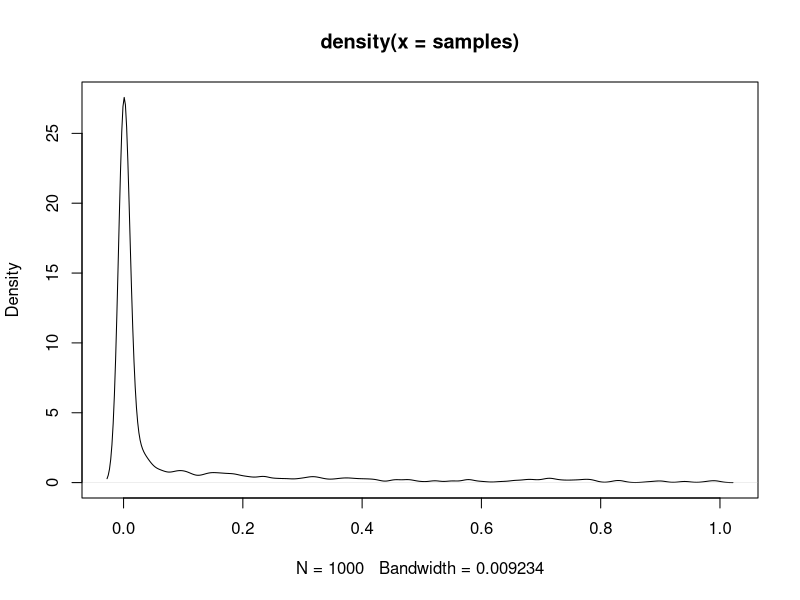

Here is the R script that generated this plot: (Note: this script raises an error after producing the figure.)
## The idea here is to directly generate p_values from either a uniform
## distribution (for hypothese that are true ) and p_values from a beta
## distribution for hypotheses that are false.

## We know that the total number of tests in a tree is
## sum(num_nodes^seq(0,num_levels)). For example, in a tree with 2 nodes per
## level and 3 levels we have 2^0+2^1+2^2+2^3=1+2+4+8=15 tests. Now, which
## tests should be false? We could randomly choose some proportion prop_false
## out of the total. Some of them will be at the higher levels and some the
## lower levels. We could also do this by flipping a coin for each tests: is
## this a true test versus a false test.

## Alternatively we could set prop_false for the proportion false among the
## leave node hypotheses (which are num_nodes^num_levels in number). And then
## any parent_p between that child/leaf node and the root is also false (i.e.
## draws from rbeta rather than runif).


library(here)
library(abind)
library(tidyverse)
library(parallel)


# Function to generate Beta random variables with minimum 'a' and maximum 'c'
beta_with_min <- function(n, alpha, beta, a, c) {
  # Generate standard Beta random variables
  x <- rbeta(n, shape1 = alpha, shape2 = beta)
  # Transform to desired range
  y <- a + (c - a) * x
  return(y)
}

# Example usage
set.seed(123)
samples <- beta_with_min(
  n = 1000, # Number of samples
  alpha = .1, # Shape parameter 1
  beta = 1, # Shape parameter 2
  a = 0, # Minimum value
  c = 1 # Maximum value
)
summary(samples)
plot(density(samples))


assign_false_H <- function(nodes_per_level, num_levels, prop_false) {
  # Calculate total number of leaves
  num_leaves <- nodes_per_level^(num_levels - 1)

  # Randomly select leaves to have false null hypotheses of no effects (i.e. leaves to have actual treatment effects)
  num_selected <- floor(prop_false * num_leaves)
  selected_leaves <- sample(1:num_leaves, num_selected)

  # Create a logical vector for all nodes
  total_nodes <- (nodes_per_level^num_levels - 1) / (nodes_per_level - 1)
  has_false_hyp <- logical(total_nodes)

  ## TODO START HERE
  lvl_nms <- character(total_nodes)
  lvl_nms[1] <- "lv_0"
  lvl_nms[2:(nodes_per_level + 1)] <- paste("lv", 1:nodes_per_level, sep = "_")
  for (i in seq(3, (num_levels + 1))) {
    lvl_nms[(nodes_per_level + i - 1):(i + nodes_per_level)] <- paste(lvl_nms[i - 1], 1:nodes_per_level, sep = "_")
  }
  lvl_nms

  lvl_nms <- c("lv_0", lvl_nms)
  names(has_false_hyp) <- lvl_nms

  # Mark selected leaves
  ## Among the total nodes, which ones are the leaves and which the parents?
  leaf_start <- total_nodes - num_leaves + 1
  has_false_hyp[leaf_start + selected_leaves - 1] <- TRUE

  # Propagate up the tree
  for (level in (num_levels - 1):1) {
    level_start <- (nodes_per_level^(level - 1) - 1) / (nodes_per_level - 1) + 1
    level_end <- (nodes_per_level^level - 1) / (nodes_per_level - 1)

    for (node in level_start:level_end) {
      # Check if any child has characteristic A
      child_start <- node * nodes_per_level - (nodes_per_level - 1)
      child_end <- node * nodes_per_level
      has_false_hyp[node] <- any(has_false_hyp[child_start:child_end])
    }
  }

  return(has_false_hyp)
}


test1 <- assign_false_H(nodes_per_level = 2, num_levels = 3, prop_false = .5)


#' Simulate P-values on a tree where some nodes have treatment effects
#' (hypotheses are false) and others have true nulls (no treatment effects)
#'
#' Specify Generate one p-value at the root
#' level. Then generate J p-values, one for each of j=1...J child nodes ---
#' where each node has a true null of no effects and where the minimum reported
#' p-value for each node under the root node is the minimum p-value <= alpha
#' and the maximum is 1. Do this for each level. Here, assuming the same number
#' of nodes per level throughout the tree below the root level. For now, we
#' assume that there are no false nulls. This is a completely no effects world.
#' should make .05 of values less than .05
sim_ps <- function(num_levels, nodes_per_level, alpha, return_only_errors =
                     FALSE, test_limit = 1e+6) {
  stopifnot(nodes_per_level >= 2)
  stopifnot(num_levels >= 2)

  ## Number of nodes in a k-ary tree: canonical formula has k nodes per level and n levels
  ## tot_tests_1 <- sum(nodes_per_level^seq(0, (num_levels-1)))
  tot_tests_2 <- ((nodes_per_level^num_levels) - 1) / (nodes_per_level - 1)
  stopifnot(tot_tests_1 == tot_tests_2)

  ## This generates p-values from a uniform distribution (i.e. all hypotheses are true)
  ## for each parent node (ex. given p_0 and anumber of nodes at level 1=2,
  ## this generates two p_values labeled "p_1" with both of their minimum of
  ## p_0)
  get_child_ps <- function(parent_p, num_nodes = nodes_per_level, depth) {
    node_ps <- sapply(1:num_nodes, function(i) {
      thep <- runif(1, min = parent_p, max = 1)
      res <- c(thep, parent_p)
      names(res) <- c(
        paste("p_", depth, sep = ""),
        paste("p_", depth - 1, sep = "")
      )
      return(res)
    })
    return(t(node_ps))
  }

  ## Start with the root node.
  p_0 <- runif(1, min = 0, max = 1)
  sim_id_level_0 <- "0"

  ## for now, require at least a root node and 1 set of child nodes
  stopifnot(num_levels > 0)

  ## Setup a list to receive the data from the other levels
  res_list <- vector("list", length = num_levels)

  ## Then do the first level after the root by hand
  p_1_dt <- as_tibble(get_child_ps(parent_p = p_0, depth = 1))
  p_1_dt$sim_id_level_0 <- rep(sim_id_level_0, each = nodes_per_level)
  p_1_dt$sim_id_level_1 <- paste(p_1_dt$sim_id_level_0, rep(1:nodes_per_level), sep = ".")

  if (!return_only_errors) {
    ## Setup a list to receive the data from the other levels
    res_list <- vector("list", length = num_levels)
    res_list[[1]] <- p_1_dt

    for (i in 2:num_levels) {
      res <- lapply(res_list[[i - 1]][[paste0("p_", i - 1)]], function(parent_p) {
        as_tibble(get_child_ps(parent_p = parent_p, depth = i))
      })
      res_dt <- dplyr::bind_rows(res)
      res_dt[[paste0("sim_id_level_", i - 1)]] <- rep(res_list[[i - 1]][[paste0("sim_id_level_", i - 1)]],
        each = nodes_per_level
      )
      res_dt[[paste0("sim_id_level_", i)]] <- paste(res_dt[[paste0("sim_id_level_", i - 1)]],
        rep(1:nodes_per_level),
        sep = "."
      )
      res_list[[i]] <- res_dt
      rm(res, res_dt)
    }

    ## A function to allow the use of the reduce strategy to merge multiple datasets stored in a list together in order.
    my_join <- function(xdat, ydat) {
      xdat_id <- grep("^sim_id_level_[0-9]", names(xdat), value = TRUE)
      ydat_id <- grep("^sim_id_level_[0-9]", names(ydat), value = TRUE)
      stopifnot(nrow(xdat) >= nrow(ydat))
      left_join(xdat, ydat, by = intersect(xdat_id, ydat_id), suffix = c("", ".y"))
    }

    p_dt <- purrr::reduce(res_list[length(res_list):1], my_join)
    ## Just a few tests
    stopifnot(all(p_dt$p_1 >= p_dt$p_0))
    stopifnot(all.equal(p_dt$p_1.y, p_dt$p_1))
    ## Drop all columns that are duplicated
    p_dt <- p_dt %>% select(-ends_with(".y"))

    return(p_dt)
  } else {
    tot_tests_1 <- sum(nodes_per_level^seq(0, num_levels))
    tot_tests_2 <- ((nodes_per_level^num_levels) - 1) / (nodes_per_level - 1)
    stopifnot(tot_tests_1 == tot_tests_2)

    stopifnot("You have asked for too many tests" = tot_tests_2 < test_limit)

    fp_vec <- rep(NA, length = num_levels + 1)
    names(fp_vec) <- paste0("lv_", seq(0, num_levels))
    fp_vec["lv_0"] <- as.numeric(p_0 <= alpha)
    fp_vec["lv_1"] <- as.numeric(any(p_1_dt$p_1 <= alpha))

    for (i in 2:num_levels) {
      res <- lapply(res_list[[i - 1]][[paste0("p_", i - 1)]], function(parent_p) {
        as_tibble(get_child_ps(parent_p = parent_p, depth = i))
      })
      res_dt <- dplyr::bind_rows(res)
      fp_vec[names(fp_vec)[i + 1]] <- as.numeric(any(res_dt[[paste0("p_", i)]] <= alpha))
      rm(res, res_dt)
    }
    return(fp_vec)
  }
  ## End
}
